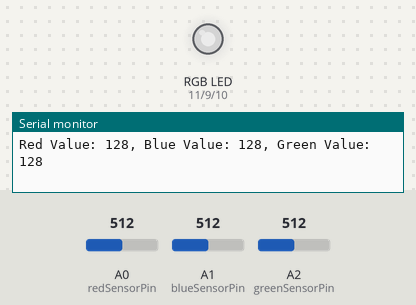
Bench run of a sketch on a simulated Arduino Uno, built with avr-gcc and run on an emulated ATmega328P. Parts: an RGB LED mixed from three pins (HIGH = lit), the last lines printed to the serial monitor. The test bench sets the inputs (shaded band); at power-on: A0 (redSensorPin) = 512, A1 (blueSensorPin) = 512, A2 (greenSensorPin) = 512. Dim RGB values are drawn brighter than linear.

Above: at 1.8 s.
1.9 s: A0 (redSensorPin) set to 716
At 3.7 s:
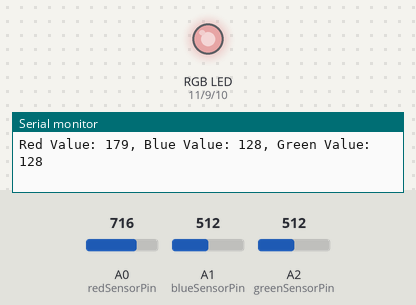
4.5 s: A1 (blueSensorPin) set to 716
At 7.2 s:
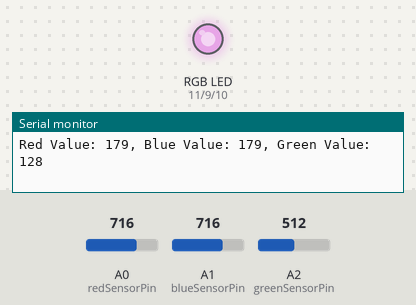
7.5 s: A2 (greenSensorPin) set to 716
At 9.6 s:
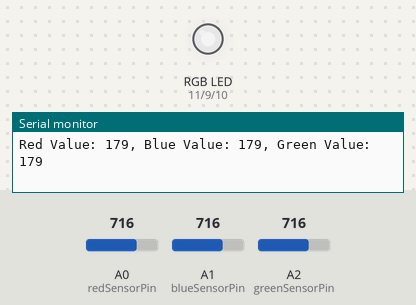
10.6 s: A0 (redSensorPin) set to 900
At 13.1 s:
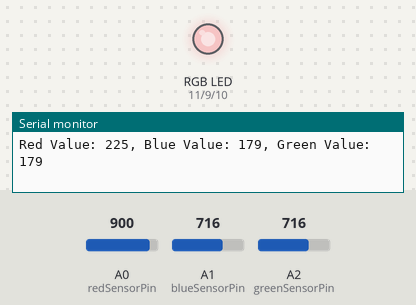
13.6 s: A1 (blueSensorPin) set to 900
At 16.3 s:
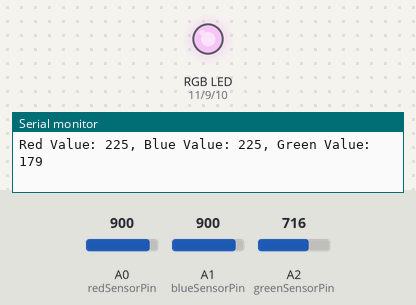
16.6 s: A2 (greenSensorPin) set to 900
At 18.9 s:
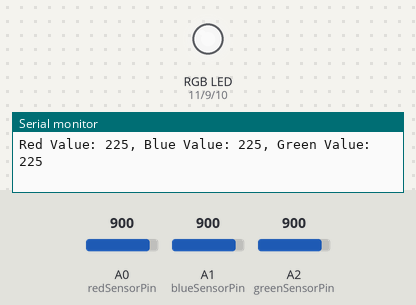
Timing chart, 0 to 20.4 s (numbered marks = the images above; inputs shaded):
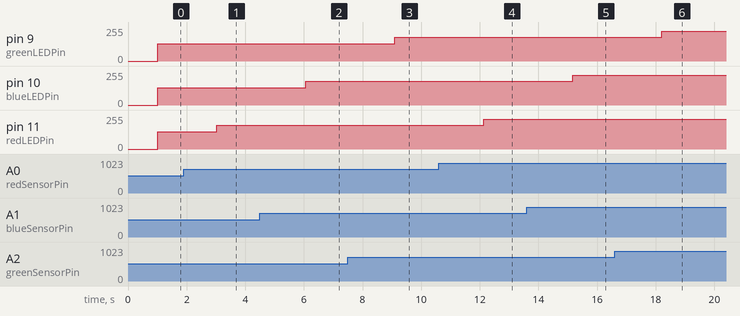

The sketch:

Project_4.ino
```cpp
const int redLEDPin = 11;
const int blueLEDPin = 10;
const int greenLEDPin = 9;

const int redSensorPin = A0;
const int blueSensorPin = A1;
const int greenSensorPin = A2;

int redValue = 0;
int blueValue = 0;
int greenValue = 0;

int redSensorValue = 0;
int blueSensorValue = 0;
int greenSensorValue =0;


void setup() {
  // put your setup code here, to run once:
Serial.begin(9600);

pinMode(greenLEDPin, OUTPUT);
pinMode(blueLEDPin, OUTPUT);
pinMode(redLEDPin,OUTPUT);
}

void loop() {
  // put your main code here, to run repeatedly:

  redSensorValue = analogRead(redSensorPin);
  delay (5);
  blueSensorValue = analogRead(blueSensorPin);
  delay (5);
  greenSensorValue = analogRead (greenSensorPin);

redValue = redSensorValue / 4;
greenValue = greenSensorValue / 4;
blueValue = blueSensorValue / 4;


  Serial.print("Red Value: ");
  Serial.print(redValue);
  Serial.print(", Blue Value: ");
  Serial.print(blueValue);
  Serial.print(", Green Value: ");
  Serial.println(greenValue);
 delay(1000);

  analogWrite(greenLEDPin,greenValue);
  analogWrite(redLEDPin,redValue);
  analogWrite(blueLEDPin,blueValue);

}
```

Measured:
- after the input at 1.9 s, pin 11 (redLEDPin): 128/255 → 179/255 after 1.1 s
- after the input at 4.5 s, pin 10 (blueLEDPin): 128/255 → 179/255 after 1.6 s
- after the input at 7.5 s, pin 9 (greenLEDPin): 128/255 → 179/255 after 1.6 s
- after the input at 10.6 s, pin 11 (redLEDPin): 179/255 → 225/255 after 1.5 s
- after the input at 13.6 s, pin 10 (blueLEDPin): 179/255 → 225/255 after 1.6 s
- after the input at 16.6 s, pin 9 (greenLEDPin): 179/255 → 225/255 after 1.6 s
